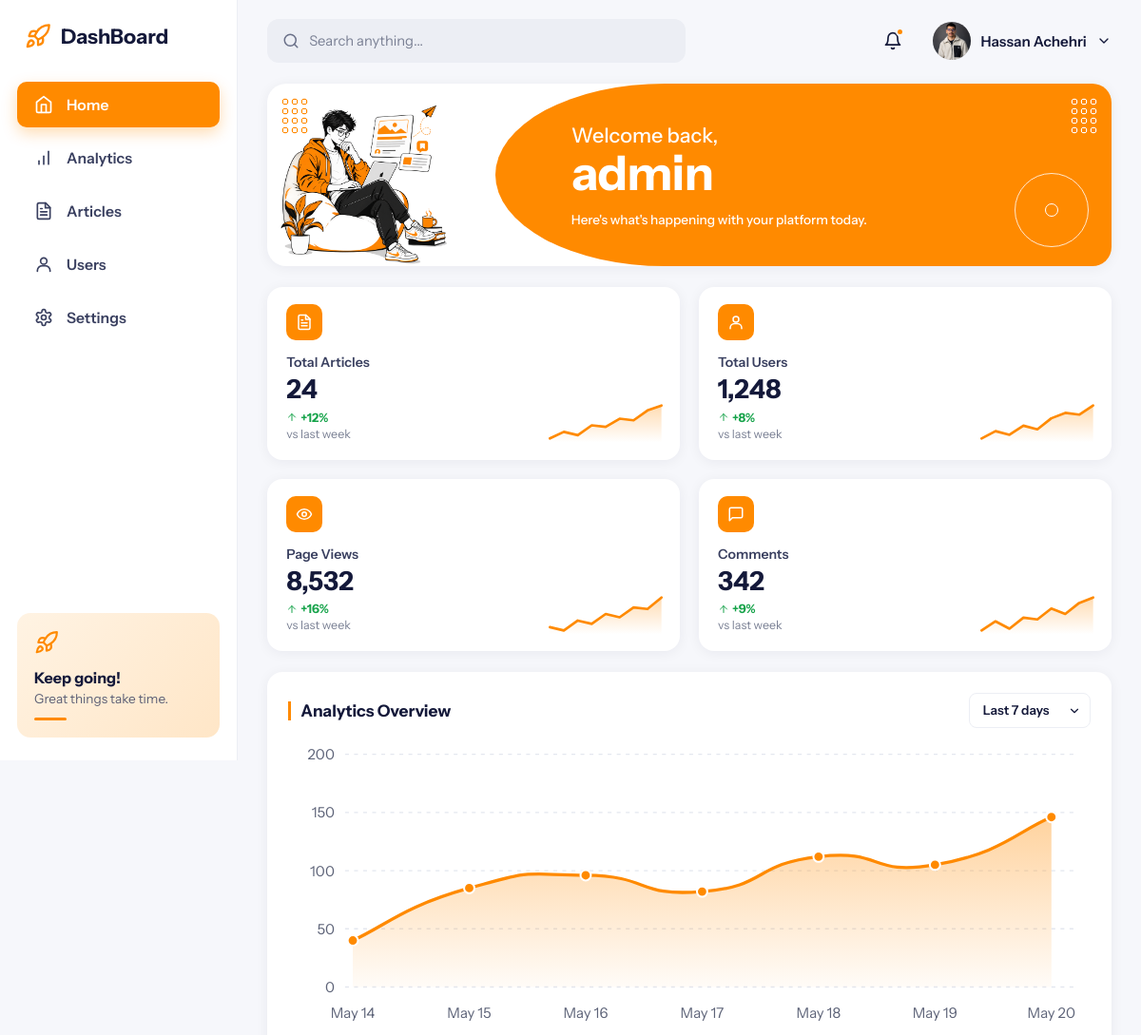
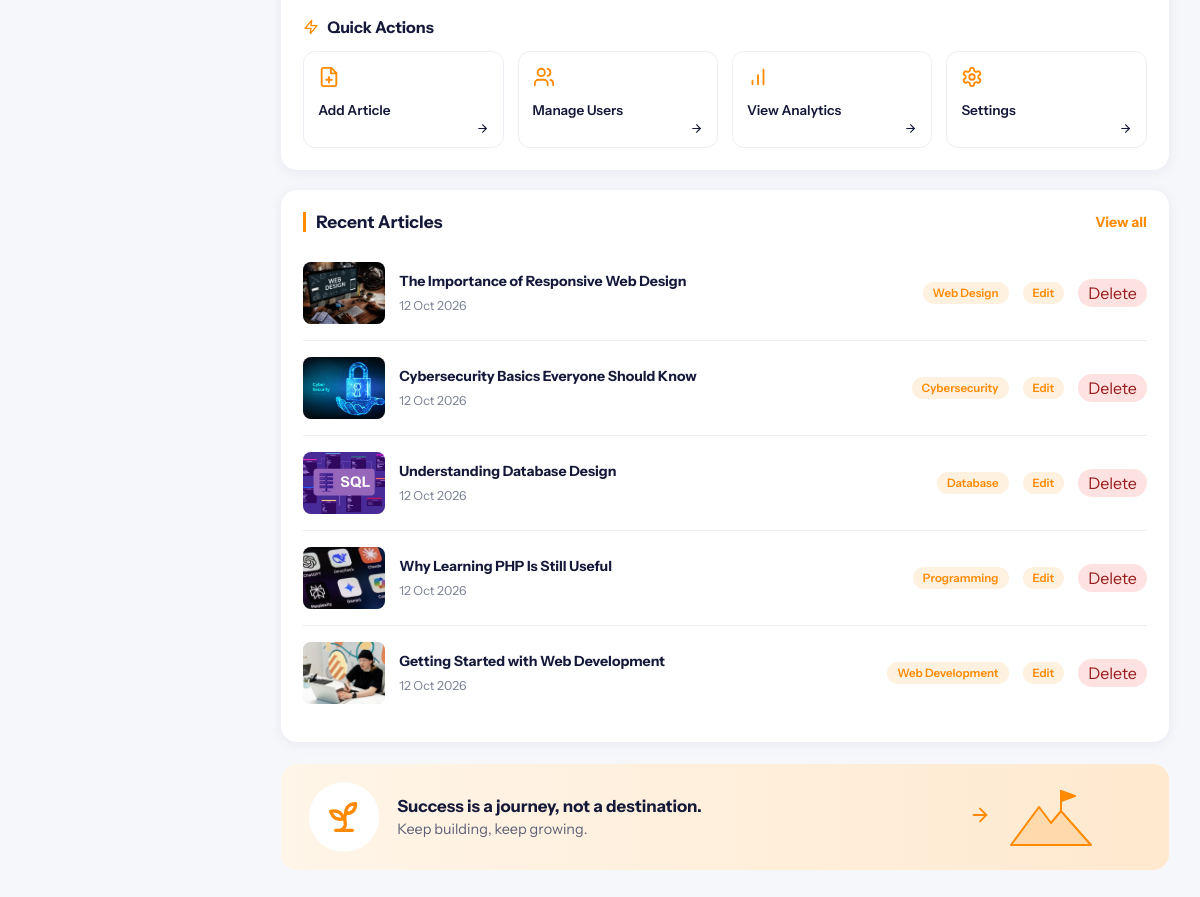
Page /admin/dashboard.php (signed in) on the committed database (2 pictures, top to bottom).
### tables this page shows
CREATE TABLE articles (
    id_article INT AUTO_INCREMENT PRIMARY KEY,
    title VARCHAR(255) NOT NULL,
    description TEXT NOT NULL,
    content longtext ,
    image VARCHAR(255),
    admin_id INT NOT NULL,
    category VARCHAR(50),
    created_at TIMESTAMP DEFAULT CURRENT_TIMESTAMP,
    updated_at TIMESTAMP DEFAULT CURRENT_TIMESTAMP
        ON UPDATE CURRENT_TIMESTAMP,

    FOREIGN KEY (admin_id)
        REFERENCES users(id)
        ON DELETE RESTRICT
);

### src/models/Post.php (called while the page is built, shortened)
<?php
require_once __DIR__ . "/../config/db.php";
class Articles
{
  private $conn;
  public function __construct()
  {
    $db = new Database();
    $this->conn = $db->Connection();
  }
  public function ReadAll()
  {
    $sql = "SELECT * FROM articles ORDER BY id_article DESC ";
    $stmt = $this->conn->query($sql);
    return $stmt->fetchAll(PDO::FETCH_ASSOC);
  }
}

### src/config/db.php (called while the page is built, shortened)
<?php
class Database
{
    public function Connection()
    {
        try {
            $host = getenv("DB_HOST") ?: "localhost";
            $dbname = getenv("DB_NAME") ?: "devBlog";
            $user = getenv("DB_USER") ?: "root";
            $password = getenv("DB_PASSWORD") ?: "";
            $this->conn = new PDO(
                "mysql:host={$host};dbname={$dbname};charset=utf8mb4",
                $user,
                $password
            );
            $this->conn->setAttribute(PDO::ATTR_ERRMODE,PDO::ERRMODE_EXCEPTION
            );
            return $this->conn;
        } catch (PDOException $e) {
            die("Database connection error: " . $e->getMessage());
        }
    }
}

### public/admin/dashboard.php (the view, shortened to what this page needs)
<?php
require_once __DIR__ . "/../../src/models/Post.php";
$articleObj = new Articles();
$recentArticles = array_slice($articleObj->ReadAll(), 0, 5);
?>
<!DOCTYPE html>
<html lang="en">
<head>
  <link rel="stylesheet" href="../assets/css/dashboard.css">
</head>
<body>
  <div class="app">
    <aside class="sidebar">
      <a href="dashboard.html" class="brand">
        <span>DashBoard</span>
      </a>
      <nav class="menu" aria-label="Dashboard">
        <a href="../index.php" class="menu__link is-active" aria-current="page"><svg width="20" height="20" viewBox="0 0 24 24" fill="none" stroke="currentColor" stroke-width="2" stroke-linecap="round" stroke-linejoin="round" aria-hidden="true">
            <path d="m3 9 9-7 9 7v11a2 2 0 0 1-2 2H5a2 2 0 0 1-2-2z" />
            <polyline points="9 22 9 12 15 12 15 22" />
          </svg> Home</a>
        <a href="#" class="menu__link"><svg width="20" height="20" viewBox="0 0 24 24" fill="none" stroke="currentColor" stroke-width="2" stroke-linecap="round" stroke-linejoin="round" aria-hidden="true">
            <line x1="12" x2="12" y1="20" y2="10" />
            <line x1="18" x2="18" y1="20" y2="4" />
            <line x1="6" x2="6" y1="20" y2="16" />
          </svg> Analytics</a>
        <a href="../index.php" class="menu__link"> Articles</a>
        <a href="#" class="menu__link"><svg width="20" height="20" viewBox="0 0 24 24" fill="none" stroke="currentColor" stroke-width="2" stroke-linecap="round" stroke-linejoin="round" aria-hidden="true">
            <circle cx="12" cy="8" r="4" />
            <path d="M4 21v-1a6 6 0 0 1 6-6h4a6 6 0 0 1 6 6v1" />
          </svg> Users</a>
        <a href="#" class="menu__link"> Settings</a>
      </nav>
      <div class="keep">
        <span class="keep__icon"></span>
        <h3>Keep going!</h3>
        <p>Great things take time.</p>
        <span class="keep__line"></span>
      </div>
    </aside>
    <div class="main">
      <header class="topbar">
        <label class="search">
          <svg width="18" height="18" viewBox="0 0 24 24" fill="none" stroke="currentColor" stroke-width="2" stroke-linecap="round" stroke-linejoin="round" aria-hidden="true">
            <circle cx="11" cy="11" r="8" />
            <path d="m21 21-4.3-4.3" />
          </svg>
          <input type="search" placeholder="Search anything..." aria-label="Search anything">
        </label>
        <div class="topbar__right">
          <button type="button" class="bell" aria-label="Notifications (new)">
            <svg width="20" height="20" viewBox="0 0 24 24" fill="none" stroke="currentColor" stroke-width="2" stroke-linecap="round" stroke-linejoin="round" aria-hidden="true">
              <path d="M6 8a6 6 0 0 1 12 0c0 7 3 9 3 9H3s3-2 3-9" />
              <path d="M10.3 21a1.94 1.94 0 0 0 3.4 0" />
            </svg><span class="bell__dot"></span>
          </button>
          <a href="#" class="user">
            <img src="../assets/images/hassa.jpg" alt="">
            <span>Hassan Achehri</span>
            <svg width="16" height="16" viewBox="0 0 24 24" fill="none" stroke="currentColor" stroke-width="2" stroke-linecap="round" stroke-linejoin="round" aria-hidden="true">
              <path d="m6 9 6 6 6-6" />
            </svg>
          </a>
        </div>
      </header>
      <section class="banner">
        <span class="banner__orange" aria-hidden="true"></span>
        <span class="banner__dots banner__dots--tl" aria-hidden="true"></span>
        <span class="banner__dots banner__dots--tr" aria-hidden="true"></span>
        <span class="banner__ring" aria-hidden="true"></span>
        <img class="banner__img" src="../assets/images/hero.jpg" alt="">
        <div class="banner__text">
          <p>Welcome back,</p>
          <h1><?= $_SESSION["is_admin"] ?></h1>
          <span>Here's what's happening with your platform today.</span>
        </div>
      </section>
      <section class="stats" aria-label="Key numbers">
        <article class="stat">
          <span class="stat__icon"></span>
          <h3>Total Articles</h3>
          <p class="stat__value">24</p>
          <p class="stat__change"><span class="up"><svg width="12" height="12" viewBox="0 0 24 24" fill="none" stroke="currentColor" stroke-width="2" stroke-linecap="round" stroke-linejoin="round" aria-hidden="true">
                <path d="M12 19V5" />
                <path d="m5 12 7-7 7 7" />
              </svg> +12%</span> <small>vs last week</small></p>
        </article>
        <article class="stat">
          <span class="stat__icon"><svg width="18" height="18" viewBox="0 0 24 24" fill="none" stroke="currentColor" stroke-width="2" stroke-linecap="round" stroke-linejoin="round" aria-hidden="true">
              <circle cx="12" cy="8" r="4" />
              <path d="M4 21v-1a6 6 0 0 1 6-6h4a6 6 0 0 1 6 6v1" />
            </svg></span>
          <h3>Total Users</h3>
          <p class="stat__value">1,248</p>
          <p class="stat__change"><span class="up"><svg width="12" height="12" viewBox="0 0 24 24" fill="none" stroke="currentColor" stroke-width="2" stroke-linecap="round" stroke-linejoin="round" aria-hidden="true">
                <path d="M12 19V5" />
                <path d="m5 12 7-7 7 7" />
              </svg> +8%</span> <small>vs last week</small></p>
        </article>
        <article class="stat">
          <span class="stat__icon"><svg width="18" height="18" viewBox="0 0 24 24" fill="none" stroke="currentColor" stroke-width="2" stroke-linecap="round" stroke-linejoin="round" aria-hidden="true">
              <path d="M2 12s3-7 10-7 10 7 10 7-3 7-10 7-10-7-10-7Z" />
              <circle cx="12" cy="12" r="3" />
            </svg></span>
          <h3>Page Views</h3>
          <p class="stat__value">8,532</p>
          <p class="stat__change"><span class="up"><svg width="12" height="12" viewBox="0 0 24 24" fill="none" stroke="currentColor" stroke-width="2" stroke-linecap="round" stroke-linejoin="round" aria-hidden="true">
                <path d="M12 19V5" />
                <path d="m5 12 7-7 7 7" />
              </svg> +16%</span> <small>vs last week</small></p>
        </article>
        <article class="stat">
          <span class="stat__icon"><svg width="18" height="18" viewBox="0 0 24 24" fill="none" stroke="currentColor" stroke-width="2" stroke-linecap="round" stroke-linejoin="round" aria-hidden="true">
              <path d="M21 15a2 2 0 0 1-2 2H7l-4 4V5a2 2 0 0 1 2-2h14a2 2 0 0 1 2 2z" />
            </svg></span>
          <h3>Comments</h3>
          <p class="stat__value">342</p>
          <p class="stat__change"><span class="up"><svg width="12" height="12" viewBox="0 0 24 24" fill="none" stroke="currentColor" stroke-width="2" stroke-linecap="round" stroke-linejoin="round" aria-hidden="true">
                <path d="M12 19V5" />
                <path d="m5 12 7-7 7 7" />
              </svg> +9%</span> <small>vs last week</small></p>
        </article>
      </section>
      <div class="grid">
        <section class="card analytics">
          <div class="card__head">
            <h2 class="bar-title">Analytics Overview</h2>
            <label class="select">
              <select>
                <option>Last 7 days</option>
              </select>
            </label>
          </div>
          <svg class="chart" viewBox="0 0 620 226" role="img" aria-label="Line chart of page views from May 14 to May 20, rising from about 40 to about 146">
            <line x1="44" x2="610" y1="190.0" y2="190.0" class="c-grid" /><text x="36" y="194.0" class="c-label" text-anchor="end">0</text>
            <line x1="44" x2="610" y1="145.0" y2="145.0" class="c-grid" /><text x="36" y="149.0" class="c-label" text-anchor="end">50</text>
            <line x1="44" x2="610" y1="100.0" y2="100.0" class="c-grid" /><text x="36" y="104.0" class="c-label" text-anchor="end">100</text>
            <line x1="44" x2="610" y1="55.0" y2="55.0" class="c-grid" /><text x="36" y="59.0" class="c-label" text-anchor="end">150</text>
            <line x1="44" x2="610" y1="10.0" y2="10.0" class="c-grid" /><text x="36" y="14.0" class="c-label" text-anchor="end">200</text>
            <text x="50" y="214" class="c-label" text-anchor="middle">May 14</text><text x="140" y="214" class="c-label" text-anchor="middle">May 15</text><text x="230" y="214" class="c-label" text-anchor="middle">May 16</text><text x="320" y="214" class="c-label" text-anchor="middle">May 17</text><text x="410" y="214" class="c-label" text-anchor="middle">May 18</text><text x="500" y="214" class="c-label" text-anchor="middle">May 19</text><text x="590" y="214" class="c-label" text-anchor="middle">May 20</text>
          </svg>
          <h3 class="quick__title"><svg width="16" height="16" viewBox="0 0 24 24" fill="none" stroke="currentColor" stroke-width="2" stroke-linecap="round" stroke-linejoin="round" aria-hidden="true" fill="currentColor">
              <path d="M13 2 3 14h9l-1 8 10-12h-9l1-8z" />
            </svg> Quick Actions</h3>
          <div class="quick">
            <a href="create-post.php" class="action"><span class="action__icon"></span><span class="action__label">Add Article</span><span class="action__arrow"><svg width="13" height="13" viewBox="0 0 24 24" fill="none" stroke="currentColor" stroke-width="2" stroke-linecap="round" stroke-linejoin="round" aria-hidden="true">
                  <path d="M5 12h14" />
                  <path d="m12 5 7 7-7 7" />
                </svg></span></a>
            <a href="#" class="action"><span class="action__icon"></span><span class="action__label">Manage Users</span><span class="action__arrow"><svg width="13" height="13" viewBox="0 0 24 24" fill="none" stroke="currentColor" stroke-width="2" stroke-linecap="round" stroke-linejoin="round" aria-hidden="true">
                  <path d="M5 12h14" />
                  <path d="m12 5 7 7-7 7" />
                </svg></span></a>
            <a href="#" class="action"><span class="action__icon"><svg width="22" height="22" viewBox="0 0 24 24" fill="none" stroke="currentColor" stroke-width="2" stroke-linecap="round" stroke-linejoin="round" aria-hidden="true">
                  <line x1="12" x2="12" y1="20" y2="10" />
                  <line x1="18" x2="18" y1="20" y2="4" />
                  <line x1="6" x2="6" y1="20" y2="16" />
                </svg></span><span class="action__label">View Analytics</span><span class="action__arrow"><svg width="13" height="13" viewBox="0 0 24 24" fill="none" stroke="currentColor" stroke-width="2" stroke-linecap="round" stroke-linejoin="round" aria-hidden="true">
                  <path d="M5 12h14" />
                  <path d="m12 5 7 7-7 7" />
                </svg></span></a>
            <a href="#" class="action"><span class="action__icon"></span><span class="action__label">Settings</span><span class="action__arrow"><svg width="13" height="13" viewBox="0 0 24 24" fill="none" stroke="currentColor" stroke-width="2" stroke-linecap="round" stroke-linejoin="round" aria-hidden="true">
                  <path d="M5 12h14" />
                  <path d="m12 5 7 7-7 7" />
                </svg></span></a>
          </div>
        </section>
        <section class="card recent">
          <div class="card__head">
            <h2 class="bar-title">Recent Articles</h2>
            <a href="index.html#articles" class="view-all">View all</a>
          </div>
          <ul>
            <?php foreach ($recentArticles as $a): ?>
              <li class="recent__item">
                <?php if (!empty($a["image"])): ?>
                  <img src="../assets/images/articles/<?= htmlspecialchars(basename($a["image"])) ?>" alt="" loading="lazy">
                <?php endif; ?>
                <div class="recent__text">
                  <a href="../article.php?id_article=<?= (int)$a["id_article"] ?>"><?= htmlspecialchars($a["title"]) ?></a>
                  <?php if (!empty($a["created_at"])): ?>
                    <time><?= htmlspecialchars(date("d M Y", strtotime($a["created_at"]))) ?></time>
                  <?php endif; ?>
                </div>
                <span class="tag"><?= htmlspecialchars($a["category"]) ?></span>
                <a href="edite-post.php?id=<?= (int)$a["id_article"] ?>" class="tag">Edit</a>
                <form method="post" action="delete.php" style="display:inline;margin:0" onsubmit="return confirm('Do you want to delete this article and all its comments?');">
                  <button type="submit" class="tag" style="background:#fee2e2;color:#991b1b;border:0;cursor:pointer;font:inherit">Delete</button>
                </form>
              </li>
            <?php endforeach; ?>
          </ul>
        </section>
      </div>
      <section class="success">
        <span class="success__plant"></span>
        <div class="success__text">
          <h3>Success is a journey, not a destination.</h3>
          <p>Keep building, keep growing.</p>
        </div>
        <span class="success__arrow"><svg width="22" height="22" viewBox="0 0 24 24" fill="none" stroke="currentColor" stroke-width="2" stroke-linecap="round" stroke-linejoin="round" aria-hidden="true">
            <path d="M5 12h14" />
            <path d="m12 5 7 7-7 7" />
          </svg></span>
      </section>
    </div>
  </div>
</body>
</html>

### rows in the picture
articles: image (picture), title "The Importance of Responsive Web Design", created_at "12 Oct 2026", category "Web Design"
articles: image (picture), title "Cybersecurity Basics Everyone Should Know", created_at "12 Oct 2026", category "Cybersecurity"
articles: image (picture), title "Understanding Database Design", created_at "12 Oct 2026", category "Database"
articles: image (picture), title "Why Learning PHP Is Still Useful", created_at "12 Oct 2026", category "Programming"
articles: image (picture), title "Getting Started with Web Development", created_at "12 Oct 2026", category "Web Development"

### other values in the picture
$_SESSION["is_admin"] "admin"
